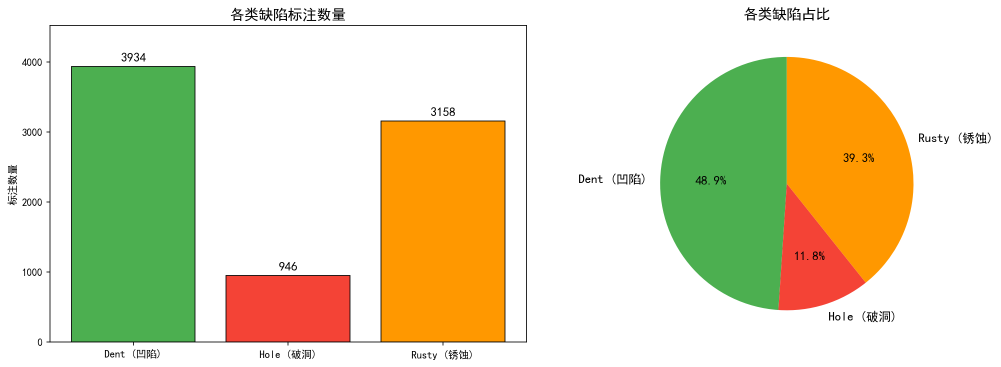
#> input picture 数据探索/02_类别分布.png, 2001 x 734 px (shown at 1/2 size); its folder holds 8 pictures in this run
$ jupyter execute --allow-errors '数据探索分析.ipynb'
#> lines starting #> are read from the running program, lines starting #| are printed output that depends on the picture; pictures that were not available may be replaced by others from this repository, and a replacement may not be noted
# 集装箱缺陷检测 — 数据探索分析报告

本 Notebook 对「数据集3713」进行全面的探索性分析（EDA），为模型设计和论文撰写提供数据支撑。

**分析内容：**
1. 随机可视化 50 张训练图片及标注框
2. 各类缺陷标注框面积分布（大/中/小目标占比）
3. 每张图缺陷数量分布
4. 图片亮度、对比度、色彩分布分析
5. 综合统计摘要

[cell 1]
import os
import random
import numpy as np
import cv2
import matplotlib.pyplot as plt
import matplotlib.patches as patches
from matplotlib import font_manager
from collections import Counter, defaultdict
from pathlib import Path

# ============ 全局配置 ============
DATASET_ROOT = r"C:\Users\administrator\Desktop\2026数模国赛\选题D\数据集3713"
OUTPUT_DIR = r"C:\Users\administrator\Desktop\2026数模国赛\选题D\数据探索"
os.makedirs(OUTPUT_DIR, exist_ok=True)

CLASS_NAMES = {0: "Dent(凹陷)", 1: "Hole(破洞)", 2: "Rusty(锈蚀)"}
CLASS_COLORS = {0: "#2196F3", 1: "#F44336", 2: "#FF9800"}  # 蓝/红/橙

# 中文字体
plt.rcParams['font.sans-serif'] = ['SimHei', 'Microsoft YaHei', 'DejaVu Sans']
plt.rcParams['axes.unicode_minus'] = False
plt.rcParams['figure.dpi'] = 150
plt.rcParams['savefig.dpi'] = 200
plt.rcParams['savefig.bbox'] = 'tight'

random.seed(42)
np.random.seed(42)

print("环境配置完成")
print(f"数据集路径: {DATASET_ROOT}")
print(f"输出路径: {OUTPUT_DIR}")

[cell 2]
# ============ 工具函数 ============

def imread_cn(path):
    """读取含中文路径的图片（Windows 兼容）"""
    data = np.fromfile(path, dtype=np.uint8)
    return cv2.imdecode(data, cv2.IMREAD_COLOR)
#> returned value is the input picture: shape (734, 2001, 3); mean B, G, R 183.5, 218.5, 222.6

# [13 lines left out: function load_label, not called in this run]

def get_all_labels(split='train'):
    """获取指定 split 的所有标注"""
    label_dir = os.path.join(DATASET_ROOT, 'labels', split)
    all_labels = {}
    for fname in os.listdir(label_dir):
        if fname.endswith('.txt'):
            img_id = fname[:-4]
            all_labels[img_id] = load_label(os.path.join(label_dir, fname))
    return all_labels

print("工具函数定义完成")

[cell 3]
# ============ 加载全部标注数据 ============

train_labels = get_all_labels('train')
test_labels = get_all_labels('test')

print(f"训练集图片数: {len(train_labels)}")
print(f"测试集图片数: {len(test_labels)}")

# 统计总标注框数
train_box_count = sum(len(v) for v in train_labels.values())
test_box_count = sum(len(v) for v in test_labels.values())
print(f"训练集标注框总数: {train_box_count}")
print(f"测试集标注框总数: {test_box_count}")

## 1. 随机可视化 50 张训练图片及标注框

从训练集中随机抽取 50 张图片，绘制标注框，直观展示三类缺陷的外观差异和标注质量。

[cell 4]
# 随机选取 50 张训练图片
train_img_dir = os.path.join(DATASET_ROOT, 'images', 'train')
all_train_imgs = [f for f in os.listdir(train_img_dir) if f.endswith(('.jpg', '.png', '.jpeg'))]
sample_imgs = random.sample(all_train_imgs, min(50, len(all_train_imgs)))

print(f"从 {len(all_train_imgs)} 张训练图中随机抽取 {len(sample_imgs)} 张进行可视化")

[cell 5]
# 可视化 50 张图片（分 5 批，每批 10 张）
fig, axes = plt.subplots(10, 5, figsize=(25, 50))
fig.suptitle('训练集随机样本可视化（50张）', fontsize=20, fontweight='bold', y=0.995)

for idx, img_name in enumerate(sample_imgs):
    row, col = idx // 5, idx % 5
    ax = axes[row, col]

    img_path = os.path.join(train_img_dir, img_name)
    img = imread_cn(img_path)

    if img is None:
        ax.text(0.5, 0.5, '无法读取', ha='center', va='center', transform=ax.transAxes)
        ax.set_title(img_name, fontsize=8)
        continue

    h_img, w_img = img.shape[:2]
    img_rgb = cv2.cvtColor(img, cv2.COLOR_BGR2RGB)
    ax.imshow(img_rgb)

    # 绘制标注框
    img_id = os.path.splitext(img_name)[0]
    boxes = train_labels.get(img_id, [])
    for (cls, xc, yc, w, h) in boxes:
        x1 = (xc - w/2) * w_img
        y1 = (yc - h/2) * h_img
        bw = w * w_img
        bh = h * h_img
        color = CLASS_COLORS[cls]
        rect = patches.Rectangle((x1, y1), bw, bh, linewidth=1.5,
                                  edgecolor=color, facecolor='none')
        ax.add_patch(rect)
        ax.text(x1, y1-3, CLASS_NAMES[cls].split('(')[0], fontsize=6,
                color='white', bbox=dict(boxstyle='round,pad=0.1', facecolor=color, alpha=0.8))

    ax.set_title(f"{img_name} ({len(boxes)}个缺陷)", fontsize=8)
    ax.axis('off')

plt.tight_layout()
save_path = os.path.join(OUTPUT_DIR, '01_50张样本可视化.png')
plt.savefig(save_path)
plt.show()
print(f"已保存: {save_path}")

## 2. 各类缺陷标注框面积分布

按照 COCO 标准将目标按面积分为三类：
- **小目标**：面积 < 32² = 1024 px²
- **中目标**：32² ≤ 面积 < 96² = 9216 px²
- **大目标**：面积 ≥ 96² = 9216 px²

分析各类缺陷的尺度分布，为模型设计（如是否需要小目标增强模块）提供依据。

[cell 6]
# 计算所有标注框的像素面积
# 需要知道每张图片的实际尺寸

def compute_box_areas(labels_dict, img_dir):
    """计算所有标注框的像素面积，返回 {class_id: [area1, area2, ...]}"""
    areas_by_class = defaultdict(list)
    sizes_by_class = defaultdict(list)  # (w_px, h_px)

    for img_id, boxes in labels_dict.items():
        # 找对应图片
        img_path = None
        for ext in ['.jpg', '.png', '.jpeg']:
            candidate = os.path.join(img_dir, img_id + ext)
            if os.path.exists(candidate):
                img_path = candidate
                break
        if img_path is None:
            continue

        img = imread_cn(img_path)
        if img is None:
            continue
        h_img, w_img = img.shape[:2]

        for (cls, xc, yc, w, h) in boxes:
            w_px = w * w_img
            h_px = h * h_img
            area = w_px * h_px
            areas_by_class[cls].append(area)
            sizes_by_class[cls].append((w_px, h_px))

    return areas_by_class, sizes_by_class

print("正在计算标注框面积（需遍历所有训练图片）...")
areas_by_class, sizes_by_class = compute_box_areas(train_labels, train_img_dir)

for cls in range(3):
    print(f"  {CLASS_NAMES[cls]}: {len(areas_by_class[cls])} 个标注框")

[cell 7]
# 面积分布直方图 + 大中小目标占比
fig, axes = plt.subplots(2, 3, figsize=(18, 11))
fig.suptitle('各类缺陷标注框面积分布分析', fontsize=16, fontweight='bold')

# 上排：面积直方图
for cls in range(3):
    ax = axes[0, cls]
    areas = np.array(areas_by_class[cls])
    ax.hist(areas, bins=50, color=CLASS_COLORS[cls], alpha=0.75, edgecolor='white')
    ax.axvline(1024, color='green', linestyle='--', label='小/中分界(32²)')
    ax.axvline(9216, color='red', linestyle='--', label='中/大分界(96²)')
    ax.set_title(f"{CLASS_NAMES[cls]}\n(n={len(areas)}, 均值={areas.mean():.0f}px²)", fontsize=11)
    ax.set_xlabel('面积 (px²)')
    ax.set_ylabel('数量')
    ax.legend(fontsize=8)

# 下排：大中小目标占比饼图
scale_names = ['小目标(<32²)', '中目标(32²~96²)', '大目标(≥96²)']
scale_colors = ['#4CAF50', '#FFC107', '#E91E63']

#> (the rest of this cell did not finish here and is left out)

[cell 8]
# 尺度分布汇总表
print("="*60)
print(f"{'类别':<12} {'小目标':<12} {'中目标':<12} {'大目标':<12} {'总计':<8}")
print("="*60)
for cls in range(3):
    areas = np.array(areas_by_class[cls])
    small = (areas < 1024).sum()
    medium = ((areas >= 1024) & (areas < 9216)).sum()
    large = (areas >= 9216).sum()
    total = len(areas)
    print(f"{CLASS_NAMES[cls]:<10} {small:>4}({small/total*100:5.1f}%) "
          f"{medium:>4}({medium/total*100:5.1f}%) "
          f"{large:>4}({large/total*100:5.1f}%) "
          f"{total:>5}")
print("="*60)
all_areas = np.concatenate([areas_by_class[c] for c in range(3)])
print(f"全部目标: 小{(all_areas<1024).sum()} 中{((all_areas>=1024)&(all_areas<9216)).sum()} 大{(all_areas>=9216).sum()} 总计{len(all_areas)}")

## 3. 每张图缺陷数量分布

统计每张图片中包含的缺陷目标数量，分析单图多目标检测的难度。

[cell 9]
# 每张图的缺陷数量
defects_per_image = [len(boxes) for boxes in train_labels.values()]
defects_per_image = np.array(defects_per_image)

# 按类别统计每张图各类缺陷数
cls_per_image = {cls: [] for cls in range(3)}
for boxes in train_labels.values():
    cls_count = Counter([b[0] for b in boxes])
    for cls in range(3):
        cls_per_image[cls].append(cls_count.get(cls, 0))

fig, axes = plt.subplots(1, 3, figsize=(18, 5))
fig.suptitle('每张图缺陷数量分布', fontsize=14, fontweight='bold')

# 总缺陷数分布
ax = axes[0]
#> (the rest of this cell did not finish here and is left out)

[cell 10]
# 缺陷数量统计摘要
print("每张图缺陷数量统计:")
#> (the rest of this cell did not finish here and is left out)

## 4. 图片亮度、对比度、色彩分布分析

分析图片的低级视觉特征，评估数据增强策略的必要性：
- 亮度（HSV 空间 V 通道均值）
- 对比度（灰度图标准差）
- 饱和度（HSV 空间 S 通道均值）
- 各通道颜色直方图

[cell 11]
# 计算所有训练图片的亮度、对比度、饱和度
print("正在分析图片视觉特征（遍历全部训练图）...")

brightness_list = []  # V通道均值
contrast_list = []    # 灰度标准差
saturation_list = []  # S通道均值
hue_list = []         # H通道均值

for img_name in all_train_imgs:
    img_path = os.path.join(train_img_dir, img_name)
    img = imread_cn(img_path)
    if img is None:
        continue

    hsv = cv2.cvtColor(img, cv2.COLOR_BGR2HSV)
#> hsv: shape (734, 2001, 3); mean H, S, V 12.2, 63.4, 238.3
    gray = cv2.cvtColor(img, cv2.COLOR_BGR2GRAY)
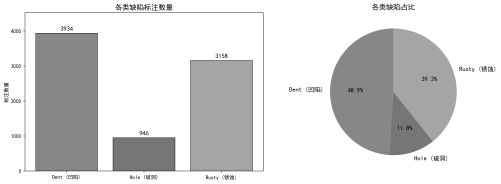
#> gray: shape (734, 2001) (shown at 1/4 size); min 0, max 255, mean 215.7

    brightness_list.append(hsv[:, :, 2].mean())
    contrast_list.append(gray.std())
    saturation_list.append(hsv[:, :, 1].mean())
    hue_list.append(hsv[:, :, 0].mean())

brightness = np.array(brightness_list)
#> brightness = [238.3]
contrast = np.array(contrast_list)
#> contrast = [57.14]
saturation = np.array(saturation_list)
#> saturation = [63.43]
hue = np.array(hue_list)
#> hue = [12.15]

print(f"成功分析 {len(brightness)} 张图片")
#| 成功分析 1 张图片

[cell 12]
# 亮度、对比度、饱和度、色调分布图
fig, axes = plt.subplots(2, 2, figsize=(14, 10))
fig.suptitle('训练集图片视觉特征分布', fontsize=14, fontweight='bold')

# 亮度
ax = axes[0, 0]
ax.hist(brightness, bins=50, color='#FFC107', alpha=0.8, edgecolor='white')
ax.axvline(brightness.mean(), color='red', linestyle='--', label=f'均值={brightness.mean():.1f}')
ax.set_title(f'亮度 (V通道均值)\nμ={brightness.mean():.1f}, σ={brightness.std():.1f}')
ax.set_xlabel('亮度值 (0-255)')
ax.set_ylabel('图片数')
ax.legend()

# 对比度
ax = axes[0, 1]
ax.hist(contrast, bins=50, color='#9C27B0', alpha=0.8, edgecolor='white')
ax.axvline(contrast.mean(), color='red', linestyle='--', label=f'均值={contrast.mean():.1f}')
ax.set_title(f'对比度 (灰度标准差)\nμ={contrast.mean():.1f}, σ={contrast.std():.1f}')
ax.set_xlabel('对比度值')
ax.set_ylabel('图片数')
ax.legend()

# 饱和度
ax = axes[1, 0]
ax.hist(saturation, bins=50, color='#4CAF50', alpha=0.8, edgecolor='white')
ax.axvline(saturation.mean(), color='red', linestyle='--', label=f'均值={saturation.mean():.1f}')
ax.set_title(f'饱和度 (S通道均值)\nμ={saturation.mean():.1f}, σ={saturation.std():.1f}')
ax.set_xlabel('饱和度值 (0-255)')
ax.set_ylabel('图片数')
ax.legend()

# 色调
ax = axes[1, 1]
ax.hist(hue, bins=50, color='#2196F3', alpha=0.8, edgecolor='white')
ax.axvline(hue.mean(), color='red', linestyle='--', label=f'均值={hue.mean():.1f}')
ax.set_title(f'色调 (H通道均值)\nμ={hue.mean():.1f}, σ={hue.std():.1f}')
ax.set_xlabel('色调值 (0-180)')
ax.set_ylabel('图片数')
ax.legend()

plt.tight_layout()
save_path = os.path.join(OUTPUT_DIR, '04_亮度对比度色彩分布.png')
plt.savefig(save_path)
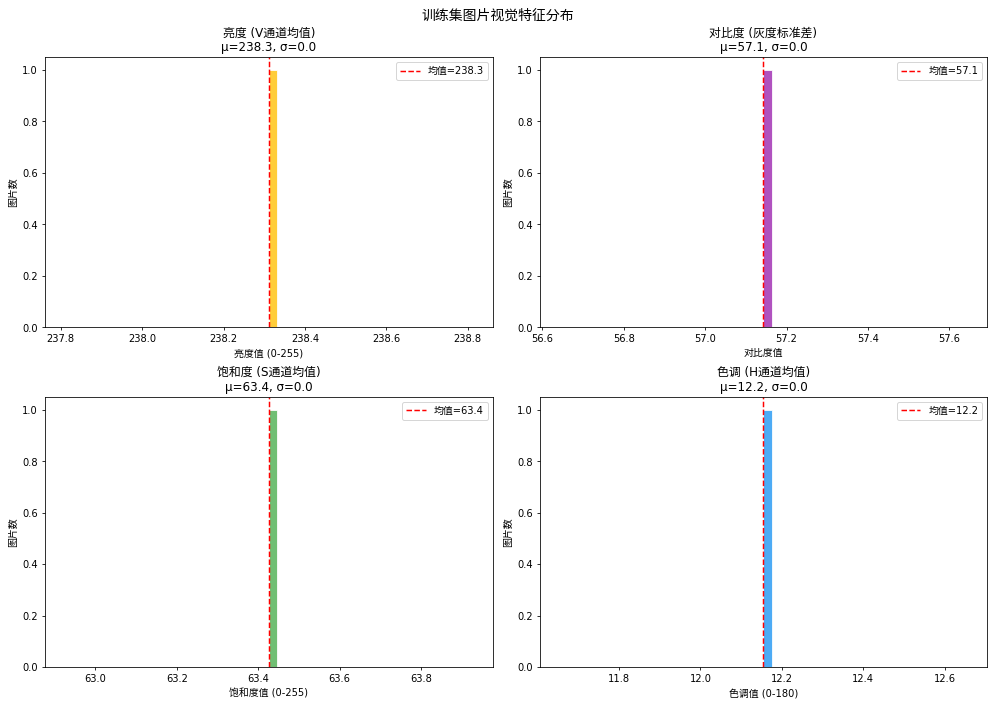
#> figure drawn by matplotlib, 4 panels; panel 1: tallest bar 1 high, from x = 238.3 to 238.3; panel 2: tallest bar 1 high, from x = 57.14 to 57.16; panel 3: tallest bar 1 high, from x = 63.43 to 63.45; panel 4: tallest bar 1 high, from x = 12.15 to 12.17
plt.show()
print(f"已保存: {save_path}")

[cell 13]
# 颜色通道直方图（随机抽取 200 张叠加）
sample_for_hist = random.sample(all_train_imgs, min(200, len(all_train_imgs)))

hist_b = np.zeros(256)
hist_g = np.zeros(256)
hist_r = np.zeros(256)

for img_name in sample_for_hist:
    img_path = os.path.join(train_img_dir, img_name)
    img = imread_cn(img_path)
    if img is None:
        continue
    for i, hist_arr in enumerate([hist_b, hist_g, hist_r]):
        h = cv2.calcHist([img], [i], None, [256], [0, 256]).flatten()
        hist_arr += h / h.sum()  # 归一化后累加

fig, ax = plt.subplots(1, 1, figsize=(12, 5))
x = np.arange(256)
ax.plot(x, hist_r / len(sample_for_hist), color='red', alpha=0.7, label='R通道')
ax.plot(x, hist_g / len(sample_for_hist), color='green', alpha=0.7, label='G通道')
ax.plot(x, hist_b / len(sample_for_hist), color='blue', alpha=0.7, label='B通道')
ax.set_title('训练集颜色通道直方图（200张叠加平均）', fontsize=13)
ax.set_xlabel('像素值 (0-255)')
ax.set_ylabel('归一化频率')
ax.legend()
ax.set_xlim(0, 255)

plt.tight_layout()
save_path = os.path.join(OUTPUT_DIR, '05_颜色通道直方图.png')
plt.savefig(save_path)
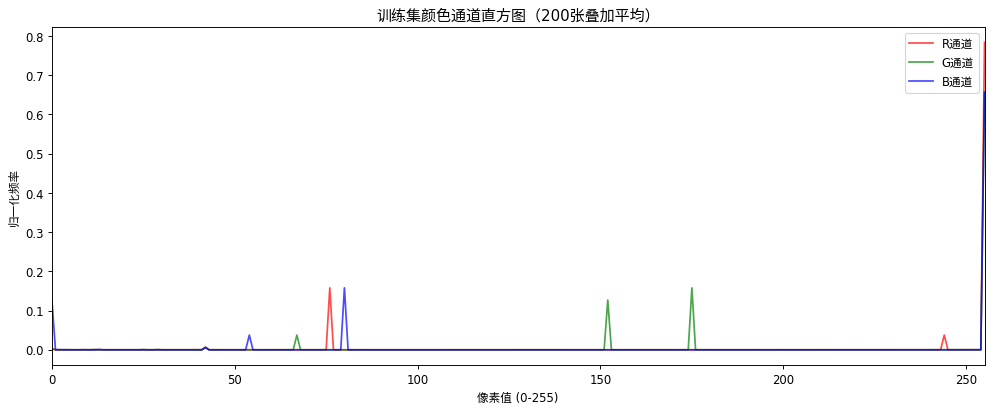
#> figure drawn by matplotlib, 1 panel; curve peaks at x = 255, y = 0.784; curve peaks at x = 255, y = 0.657; curve peaks at x = 255, y = 0.657
plt.show()
print(f"已保存: {save_path}")

$ run again, on 数据探索/06_宽高比分布.png
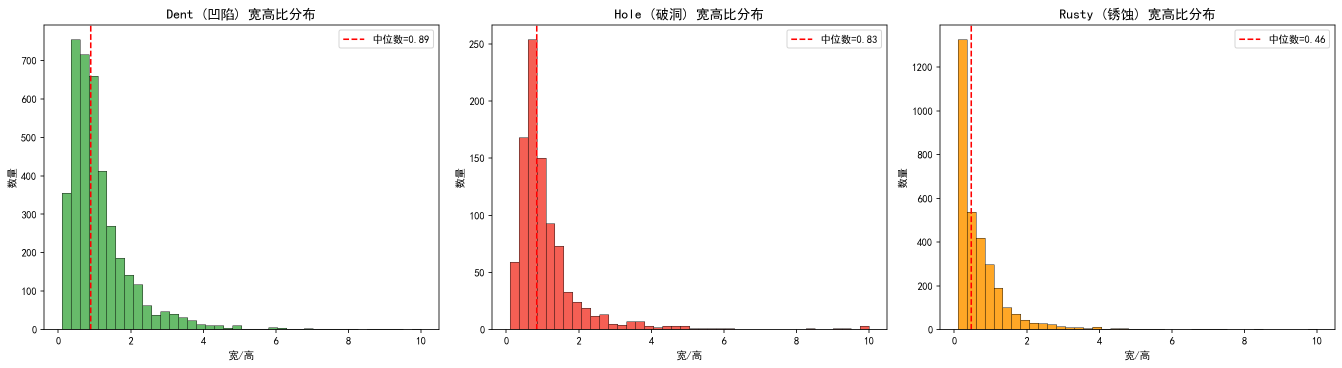
#> input picture 数据探索/06_宽高比分布.png, 2684 x 735 px (shown at 1/2 size)
#> in imread_cn, returned value is the input picture: shape (735, 2684, 3); mean B, G, R 240.6, 244.3, 246.4
#> hsv: shape (735, 2684, 3); mean H, S, V 1.9, 9.5, 248.5
#> `gray = cv2.cvtColor(img, cv2.COLOR_BGR2GRAY)`:
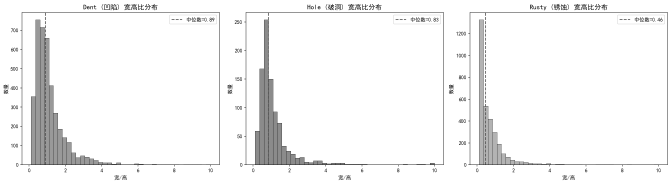
#> gray: shape (735, 2684) (shown at 1/4 size); min 0, max 255, mean 244.5
#> brightness = [248.5]
#> contrast = [39.1]
#> saturation = [9.45]
#> hue = [1.92]
#| 成功分析 1 张图片
#> `plt.savefig(save_path)`:
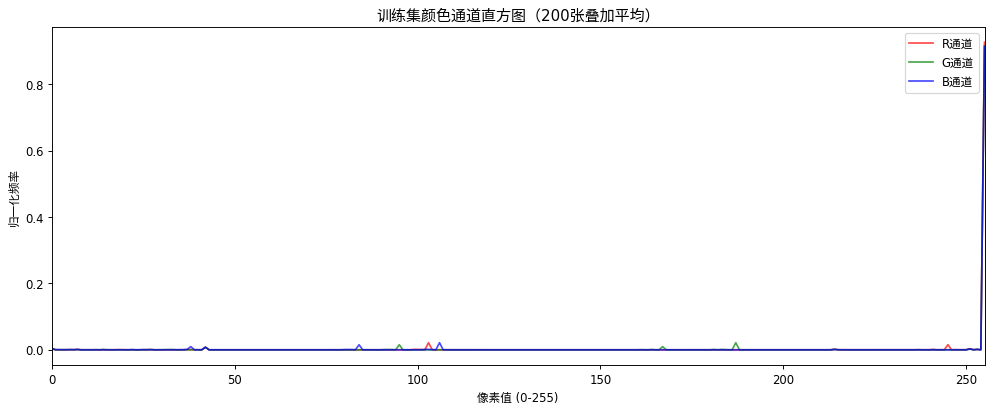
#> figure drawn by matplotlib, 1 panel; curve peaks at x = 255, y = 0.927; curve peaks at x = 255, y = 0.915; curve peaks at x = 255, y = 0.915

$ run again, on 数据探索/07_亮度对比度分布.png
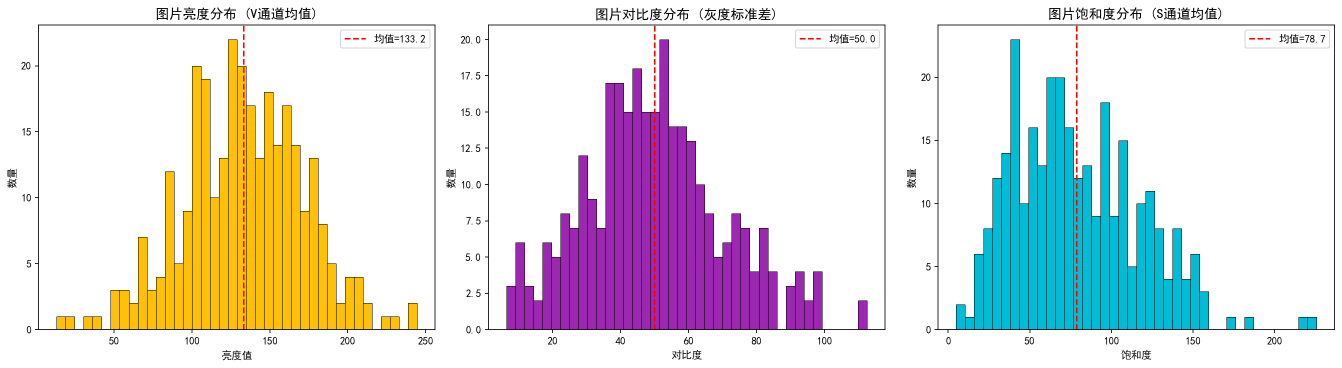
#> input picture 数据探索/07_亮度对比度分布.png, 2684 x 735 px (shown at 1/2 size)
#> in imread_cn, returned value is the input picture: shape (735, 2684, 3); mean B, G, R 221.3, 222.1, 223.4
#> hsv: shape (735, 2684, 3); mean H, S, V 18.4, 48.5, 238.5
#> `gray = cv2.cvtColor(img, cv2.COLOR_BGR2GRAY)`:
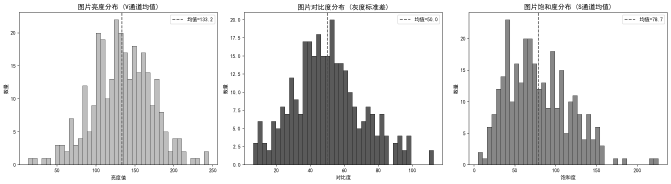
#> gray: shape (735, 2684) (shown at 1/4 size); min 0, max 255, mean 222.5
#> brightness = [238.5]
#> contrast = [63.76]
#> saturation = [48.52]
#> hue = [18.36]
#| 成功分析 1 张图片
#> `plt.savefig(save_path)`:
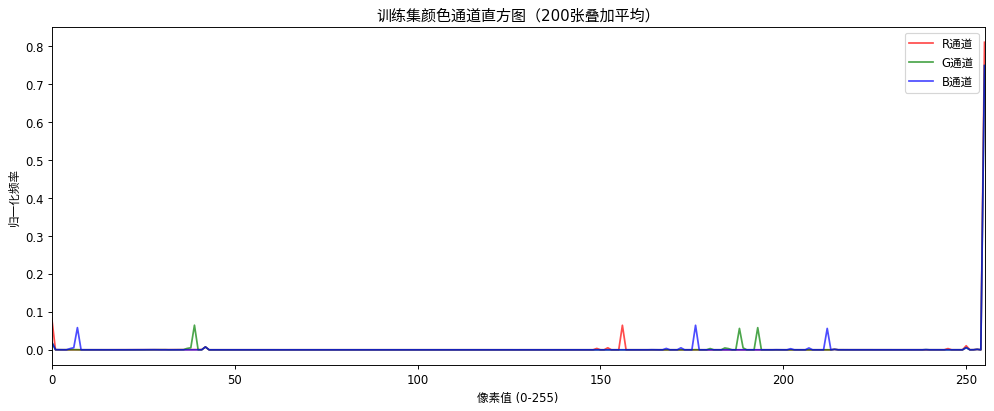
#> figure drawn by matplotlib, 1 panel; curve peaks at x = 255, y = 0.809; curve peaks at x = 255, y = 0.748; curve peaks at x = 255, y = 0.748
